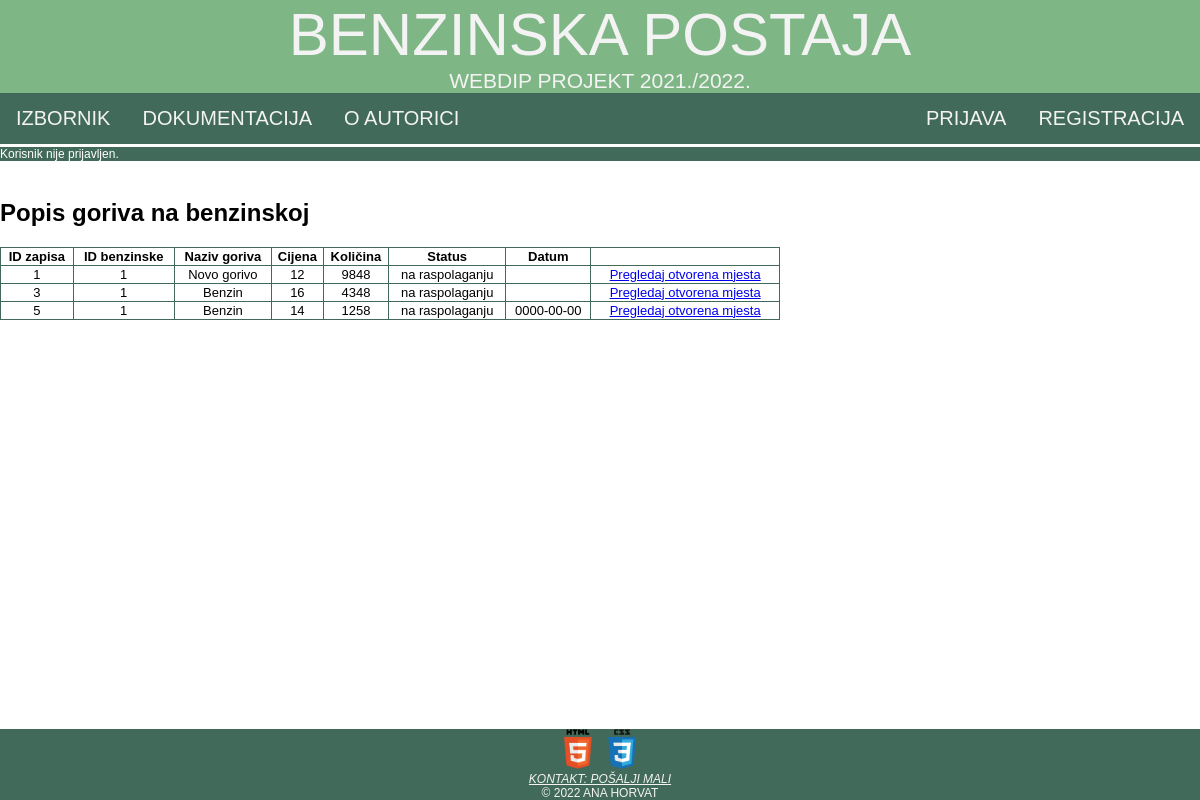
Page /pregledajBenzinsku.php?id=1 on the committed database.
### tables this page shows
CREATE TABLE `gorivo_na_benzinskoj` (
  `id_zapisa` int(11) NOT NULL,
  `id_benzinske` int(11) NOT NULL,
  `id_goriva` int(11) NOT NULL,
  `cijena` int(11) NOT NULL,
  `kolicina` int(11) NOT NULL,
  `status` varchar(45) NOT NULL,
  `datum` date DEFAULT NULL
);

CREATE TABLE `vrsta_goriva` (
  `id_vrste_goriva` int(11) NOT NULL,
  `naziv_vrste_goriva` varchar(45) NOT NULL,
  `dobavljac` varchar(45) NOT NULL
);

### class/baza.class.php (called while the page is built, shortened)
<?php
class Baza {
    private $veza = null;
    function spojiDB() {
        $this->veza = new mysqli(self::server, self::korisnik, self::lozinka, self::baza);
        $this->veza->set_charset("utf8");
        return $this->veza;
    }
    function selectDB($upit) {
        $rezultat = $this->veza->query($upit);
        return $rezultat;
    }
}
?>

### pregledajBenzinsku.php (the view, shortened to what this page needs)
<?php
$adresa = $_SERVER["HTTP_HOST"] . $_SERVER["REQUEST_URI"];
require("./class/baza.class.php");
$id_benzinske = htmlspecialchars($_GET['id']);
$baza = new Baza();
$upit = "SELECT * FROM gorivo_na_benzinskoj WHERE id_benzinske='$id_benzinske'";
$baza->spojiDB();
$rezultat = $baza->selectDB($upit);
$tablica = "<table style='width:65%'><tr><th>ID zapisa</th><th>ID benzinske</th><th>Naziv goriva</th><th>Cijena</th><th>Količina</th><th>Status</th><th>Datum</th></tr>\n";
while (list($id_zapisa,$id_benzinske,$id_goriva,$cijena,$kolicina,$status,$datum) = $rezultat->fetch_array()){
    $upit = "SELECT naziv_vrste_goriva from vrsta_goriva WHERE id_vrste_goriva='$id_goriva'";
    $rez = $baza->selectDB($upit);
    $naziv = ($rez->fetch_row())[0];
    $tablica.= "<tr><td>$id_zapisa</td><td>$id_benzinske</td><td>$naziv</td><td>$cijena</td><td>$kolicina</td><td>$status</td><td>$datum</td><td><a href='pogledajMjesta.php?id=$id_benzinske'>Pregledaj otvorena mjesta</a></td></tr>\n";
}
$tablica.= "</table>\n";
?>
<!DOCTYPE html>
<html>
<head>
    <link rel="stylesheet" href="./css/ahorvat3.css" type="text/css">
</head>
<body>
    <header id="zaglavlje">
        <a class="naslov" href="./index.php">Benzinska postaja</a>
        <br>
        <a class="opis">WebDiP projekt 2021./2022.</a>
    </header>
    <nav>
        <ul id="navigacija">
            <li class="lijevo"><a href="izbornik.php">Izbornik</a></li>
            <li class="lijevo"><a href="dokumentacija.html">Dokumentacija</a></li>
            <li class="lijevo"><a href="o_autoru.html">O autorici</a></li>
            <li class="desno"><a href="registracija.php">Registracija</a></li>
            <li class="desno"><a href="./prijava.php">Prijava</a></li>
        </ul>
    </nav>
    <?php
    if (isset($_SESSION['korisnik'])) {
        echo "<a id=\"prijavljenkor\" href=\"odjava.php\">Trenutno ste prijavljeni kao korisnik $_SESSION[korisnik]. Kliknite ovdje za odjavu.</a>";
    } else {
        echo "<a id=\"prijavljenkor\">Korisnik nije prijavljen.</a>";
    }
    ?>
    <br>
    <h2>Popis goriva na benzinskoj</h2>
    <div class="zadnji">
        <?php
            echo $tablica;
        ?>
    </div>
    <footer id="podnozje">
        <a href="https://validator.w3.org/check?uri=<?php echo $adresa ?>" target="_blank"><img class="validacija" src="./materijali/HTML5.png" alt="HTML5 validacija"></a>
        <a href="https://jigsaw.w3.org/css-validator/validator?uri=<?php echo $adresa ?>" target="_blank"> <img class="validacija" src="./materijali/CSS3.png" alt="CSS3 validacija"></a>
        <address>
            <a href="mailto:ahorvat3@foi.hr">Kontakt: pošalji mali</a>
        </address>
        <a>&copy; 2022 Ana Horvat</a>
    </footer>
</body>
</html>

### css/ahorvat3.css (style rules this page uses)
html { font-family: 'Trebuchet MS', 'Lucida Sans Unicode', 'Lucida Grande', 'Lucida Sans', Arial, sans-serif; background-color: #FFFFFF; }
body { width: 100%; margin: 0em; padding: 0em; height: 100%; }
#zaglavlje { background-color: #7FB685; text-align: center; color: #F3F3F3; text-transform: uppercase; }
.naslov { font-size: 60px; text-decoration: none; color: #F3F3F3; }
.opis { font-size: 21px; }
#navigacija { list-style-type: none; margin: 0; padding: 0; overflow: hidden; background-color: #426A5A; }
#navigacija li.lijevo { float: left; }
#navigacija li.desno { float: right; }
#navigacija li a { display: block; color: #F3F3F3; text-align: center; padding: 14px 16px; text-decoration: none; text-transform: uppercase; font-size: 20px; }
#podnozje { font-size: 12px; background-color: #426A5A; text-align: center; color: #F3F3F3; text-transform: uppercase; text-decoration: none; position: fixed; bottom: 0; width: 100%; }
#podnozje a { color: #F3F3F3; }
.validacija { height: 40px; width: 40px; }
.lijevo { text-align: left; }
#prijavljenkor { border-top-color: white; border-top-style: solid; display: block; background-color: #426A5A; color:white; text-decoration: none; text-align: left; font-size: 12px; }
.zadnji { margin-bottom: 10%; }
table, th, td { border: 1px solid #426A5A ; border-collapse: collapse; text-align: center; font-size: small; }

### rows in the picture
gorivo_na_benzinskoj: id_zapisa "1", id_benzinske "1", vrsta_goriva.naziv_vrste_goriva "Novo gorivo", cijena "12", kolicina "9848", status "na raspolaganju"
gorivo_na_benzinskoj: id_zapisa "3", id_benzinske "1", vrsta_goriva.naziv_vrste_goriva "Benzin", cijena "16", kolicina "4348", status "na raspolaganju"
gorivo_na_benzinskoj: id_zapisa "5", id_benzinske "1", vrsta_goriva.naziv_vrste_goriva "Benzin", cijena "14", kolicina "1258", status "na raspolaganju", datum "0000-00-00"
